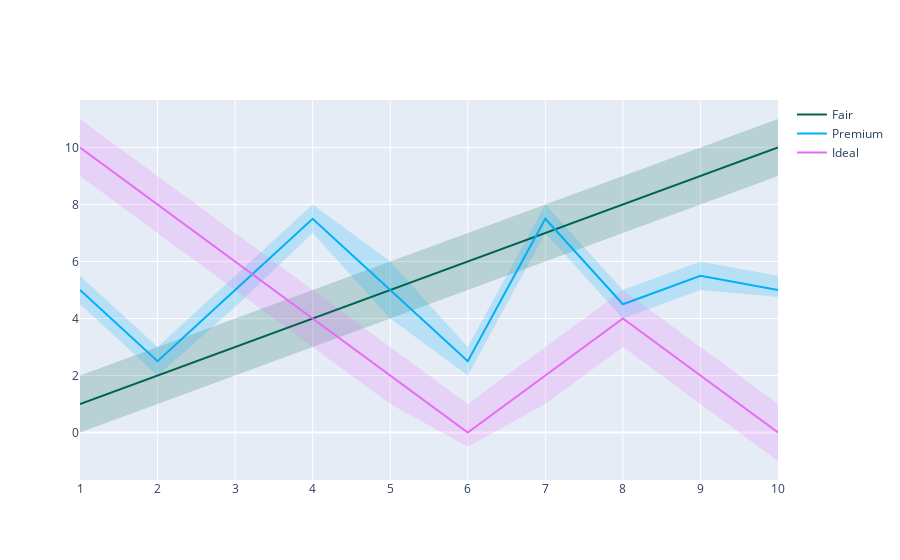

The code cell stored with this chart in its notebook:
### Code cell
import plotly.graph_objects as go
import numpy as np



x = [1, 2, 3, 4, 5, 6, 7, 8, 9, 10]
x_rev = x[::-1]

# Line 1
y1 = [1, 2, 3, 4, 5, 6, 7, 8, 9, 10]
y1_upper = [2, 3, 4, 5, 6, 7, 8, 9, 10, 11]
y1_lower = [0, 1, 2, 3, 4, 5, 6, 7, 8, 9]
y1_lower = y1_lower[::-1]

# Line 2
y2 = [5, 2.5, 5, 7.5, 5, 2.5, 7.5, 4.5, 5.5, 5]
y2_upper = [5.5, 3, 5.5, 8, 6, 3, 8, 5, 6, 5.5]
y2_lower = [4.5, 2, 4.4, 7, 4, 2, 7, 4, 5, 4.75]
y2_lower = y2_lower[::-1]

# Line 3
y3 = [10, 8, 6, 4, 2, 0, 2, 4, 2, 0]
y3_upper = [11, 9, 7, 5, 3, 1, 3, 5, 3, 1]
y3_lower = [9, 7, 5, 3, 1, -.5, 1, 3, 1, -1]
y3_lower = y3_lower[::-1]


fig = go.Figure()

fig.add_trace(go.Scatter(
    x=x+x_rev,
    y=y1_upper+y1_lower,
    fill='toself',
    fillcolor='rgba(0,100,80,0.2)',
    line_color='rgba(255,255,255,0)',
    showlegend=False,
    name='Fair',
))
fig.add_trace(go.Scatter(
    x=x+x_rev,
    y=y2_upper+y2_lower,
    fill='toself',
    fillcolor='rgba(0,176,246,0.2)',
    line_color='rgba(255,255,255,0)',
    name='Premium',
    showlegend=False,
))
fig.add_trace(go.Scatter(
    x=x+x_rev,
    y=y3_upper+y3_lower,
    fill='toself',
    fillcolor='rgba(231,107,243,0.2)',
    line_color='rgba(255,255,255,0)',
    showlegend=False,
    name='Ideal',
))
fig.add_trace(go.Scatter(
    x=x, y=y1,
    line_color='rgb(0,100,80)',
    name='Fair',
))
fig.add_trace(go.Scatter(
    x=x, y=y2,
    line_color='rgb(0,176,246)',
    name='Premium',
))
fig.add_trace(go.Scatter(
    x=x, y=y3,
    line_color='rgb(231,107,243)',
    name='Ideal',
))

fig.update_traces(mode='lines')
fig.show()

### Figure 1 — Plotly figure (JSON) as saved in the notebook; plotly's stock layout.template omitted (floating-point values rounded to 4 significant figures)
{"data": [{"fill": "toself", "fillcolor": "rgba(0,100,80,0.2)", "line": {"color": "rgba(255,255,255,0)"}, "mode": "lines", "name": "Fair", "showlegend": false, "type": "scatter", "x": [1, 2, 3, 4, 5, 6, 7, 8, 9, 10, 10, 9, 8, 7, 6, 5, 4, 3, 2, 1], "y": [2, 3, 4, 5, 6, 7, 8, 9, 10, 11, 9, 8, 7, 6, 5, 4, 3, 2, 1, 0]}, {"fill": "toself", "fillcolor": "rgba(0,176,246,0.2)", "line": {"color": "rgba(255,255,255,0)"}, "mode": "lines", "name": "Premium", "showlegend": false, "type": "scatter", "x": [1, 2, 3, 4, 5, 6, 7, 8, 9, 10, 10, 9, 8, 7, 6, 5, 4, 3, 2, 1], "y": [5.5, 3, 5.5, 8, 6, 3, 8, 5, 6, 5.5, 4.75, 5, 4, 7, 2, 4, 7, 4.4, 2, 4.5]}, {"fill": "toself", "fillcolor": "rgba(231,107,243,0.2)", "line": {"color": "rgba(255,255,255,0)"}, "mode": "lines", "name": "Ideal", "showlegend": false, "type": "scatter", "x": [1, 2, 3, 4, 5, 6, 7, 8, 9, 10, 10, 9, 8, 7, 6, 5, 4, 3, 2, 1], "y": [11, 9, 7, 5, 3, 1, 3, 5, 3, 1, -1, 1, 3, 1, -0.5, 1, 3, 5, 7, 9]}, {"line": {"color": "rgb(0,100,80)"}, "mode": "lines", "name": "Fair", "type": "scatter", "x": [1, 2, 3, 4, 5, 6, 7, 8, 9, 10], "y": [1, 2, 3, 4, 5, 6, 7, 8, 9, 10]}, {"line": {"color": "rgb(0,176,246)"}, "mode": "lines", "name": "Premium", "type": "scatter", "x": [1, 2, 3, 4, 5, 6, 7, 8, 9, 10], "y": [5, 2.5, 5, 7.5, 5, 2.5, 7.5, 4.5, 5.5, 5]}, {"line": {"color": "rgb(231,107,243)"}, "mode": "lines", "name": "Ideal", "type": "scatter", "x": [1, 2, 3, 4, 5, 6, 7, 8, 9, 10], "y": [10, 8, 6, 4, 2, 0, 2, 4, 2, 0]}], "layout": {}}
